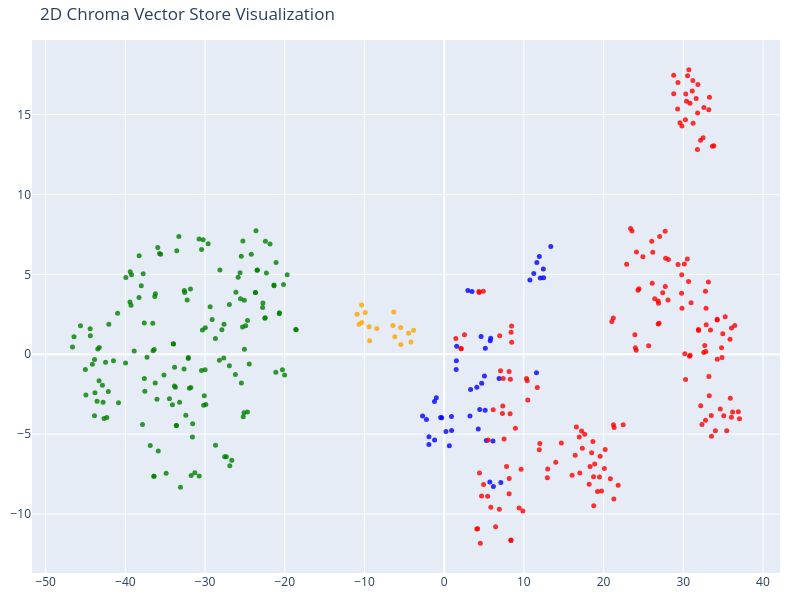

The notebook cell saved with this chart:
### Code cell
tsne = TSNE(n_components=2, random_state=42)
reduced_vectors = tsne.fit_transform(vectors)

# Create the 2D scatter plot
fig = go.Figure(data=[go.Scatter(
    x=reduced_vectors[:, 0],
    y=reduced_vectors[:, 1],
    mode='markers',
    marker=dict(size=5, color=colors, opacity=0.8),
    text=[f"Type: {t}<br>Text: {d[:100]}..." for t, d in zip(doc_types, documents)],
    hoverinfo='text'
)])

fig.update_layout(title='2D Chroma Vector Store Visualization',
    scene=dict(xaxis_title='x',yaxis_title='y'),
    width=800,
    height=600,
    margin=dict(r=20, b=10, l=10, t=40)
)

fig.show()

### Figure 1 — Plotly figure (JSON) as saved in the notebook; plotly's stock layout.template omitted (floating-point values rounded to 4 significant figures; data arrays with more than 128 entries replaced by an {"elided": "..."} marker saying what was removed)
{"data": [{"hoverinfo": "text", "marker": {"color": {"elided": "393 str values"}, "opacity": 0.8, "size": 5}, "mode": "markers", "text": {"elided": "393 str values"}, "type": "scatter", "x": {"elided": "393 float values"}, "y": {"elided": "393 float values"}}], "layout": {"height": 600, "margin": {"b": 10, "l": 10, "r": 20, "t": 40}, "scene": {"xaxis": {"title": {"text": "x"}}, "yaxis": {"title": {"text": "y"}}}, "title": {"text": "2D Chroma Vector Store Visualization"}, "width": 800}}
